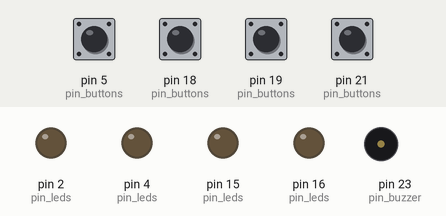
The sketch below on a simulated Arduino Mega 2560, built with avr-gcc and run on an emulated ATmega2560. On the bench: output pins drawn as LEDs (lit = HIGH), buzzer (waves = sounding). Inputs (shaded band) come from the test bench; at power-on: pin 5 (pin_buttons), pin 18 (pin_buttons), pin 19 (pin_buttons), pin 21 (pin_buttons) HIGH. Random numbers use the default seed unless the sketch sets one.

Above: at 1.7 s.
1.8 s: pin 5 (pin_buttons) pulled LOW for 0.15 s
At 2.2 s:
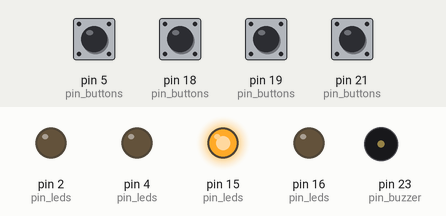
At 2.7 s:
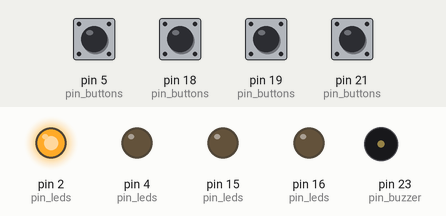
Timing chart, 0 to 12.8 s (numbered marks = the images above; inputs shaded):
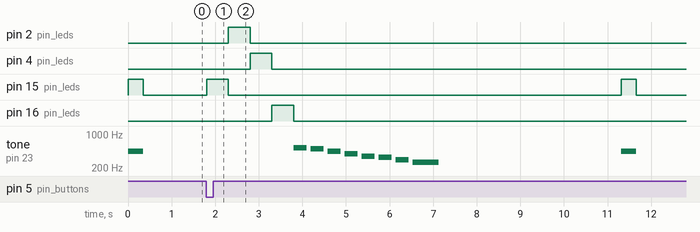

Measured:
- after the input at 1.8 s, pin 2 (pin_leds): LOW → HIGH after 0.50 s, → LOW 0.50 s later; pin 4 (pin_leds): LOW → HIGH after 1.0 s, → LOW 0.50 s later

The sketch:

simon_game_code.ino
```cpp
#define NUMBER_OF_BUTTONS 4
#define BUTTONS_ACTIVE_LOW  true
#define BEEP_DURATION_MS  350
#define RandPort  22

#define Port_button_1 21
#define Port_button_2 19
#define Port_button_3 18
#define Port_button_4 5

#define Port_led_1  15
#define Port_led_2  2
#define Port_led_3  4
#define Port_led_4  16

#define Pushes 5

const int pin_buttons[NUMBER_OF_BUTTONS] = {Port_button_1, Port_button_2, Port_button_3, Port_button_4};
const int pin_leds[NUMBER_OF_BUTTONS] = {Port_led_1, Port_led_2, Port_led_3, Port_led_4};
const int pin_buzzer = 23;

const int freqs[NUMBER_OF_BUTTONS] = {440, 494, 523, 587}; // numbers are freq.
int vic_freq[] = {523, 659, 784, 1047, 988, 1047, 1175, 1319};
int vic_duration[] = {200, 200, 200, 400, 200, 200, 200, 600};
int loss_freq[] = {523, 494, 440, 392, 349, 330, 294, 262};
int loss_duration[] = {300, 300, 300, 300, 300, 300, 300, 600};

byte sequence[Pushes];
int current_seq_len;

byte randNum;


bool button_pressed(int button_number){
  int button_state = digitalRead(pin_buttons[button_number]);

  if(BUTTONS_ACTIVE_LOW){
    return (button_state == LOW);
  } else{
    return (button_state == HIGH);
  }
}

void beep(int freq){
  tone(pin_buzzer, freq);
  delay(BEEP_DURATION_MS);
  noTone(pin_buzzer);
}

void play_melody(int melody[], int duration[], int length, int pin_buz){
  for (int i = 0; i < length; i++){
    int time_play = duration[i];
    tone(pin_buz, melody[i], time_play);
    delay(time_play * 1.3);
  }
  noTone(pin_buz);
}

void test(){
  for(int i = 0; i < NUMBER_OF_BUTTONS; i++){
    digitalWrite(pin_leds[i], HIGH);
    while(!button_pressed(i));
    beep(freqs[i]);
    digitalWrite(pin_leds[i], LOW);
  }
}

void game_init(){
  // start the game
  current_seq_len = 1;
  for (int i = 0; i < Pushes; i++){
    sequence[i] = random(NUMBER_OF_BUTTONS);
  }
}

int wait_button_press(){
  while(true){
    for (int i = 0; i < NUMBER_OF_BUTTONS; i++){
      if (button_pressed(i)) return i;
    }
    delay(20);
  }
}

bool all_button_rel(){
  for (int i = 0; i < NUMBER_OF_BUTTONS; i++){
    if (button_pressed(i)) return false;
  }
  return true;
}

void button_release(){
  while(!all_button_rel()){
    delay(20);
  }
}

void show_moves(){
  // shows the sequence
  for (int i = 0; i < current_seq_len; i++){
    int j = sequence[i];
    digitalWrite(pin_leds[j], HIGH);
    beep(freqs[j]);
    digitalWrite(pin_leds[j], LOW);
    delay(BEEP_DURATION_MS);
    delay(200);
  }
}

bool read_moves(){
  // reads sequence from user
  for (int i = 0; i < current_seq_len; i++){
    int j = sequence[i];
    if (wait_button_press() != j) return false;
    digitalWrite(pin_leds[j], HIGH);
    beep(freqs[j]);
    digitalWrite(pin_leds[j], LOW);
    button_release();
  }
  return true;
}

void game_won(){
  // win animation
  for (int j = 0; j < 2; j++){
    for (int i = 0; i < NUMBER_OF_BUTTONS; i++){
      digitalWrite(pin_leds[i], HIGH);
    }
    delay(500);
    for (int i = 0; i < NUMBER_OF_BUTTONS; i++){
     digitalWrite(pin_leds[i], LOW);
    }
  }


  play_melody(vic_freq, vic_duration ,8 , pin_buzzer);
  delay(3000);
  game_init();
}

void game_lost(){
  // lost animation
  for (int i = 0; i < NUMBER_OF_BUTTONS; i++){
    digitalWrite(pin_leds[i], HIGH);
    delay(500);
    digitalWrite(pin_leds[i], LOW);
  }
  play_melody(loss_freq, loss_duration ,8 , pin_buzzer);
  delay(3000);
  game_init();
}

void setup(){
  for(int i = 0; i < NUMBER_OF_BUTTONS; i++){
    pinMode(pin_buttons[i], INPUT_PULLUP);
    pinMode(pin_leds[i], OUTPUT);
  }
  pinMode(pin_buzzer, OUTPUT);

  randomSeed(analogRead(RandPort));

  //test();
  game_init();
}

void loop(){
  show_moves();
  if (!read_moves()){
     game_lost();
  }
  else if (current_seq_len == Pushes){
    game_won();
  }
  else{
    current_seq_len++;
  }
  delay (1000);
}
```
